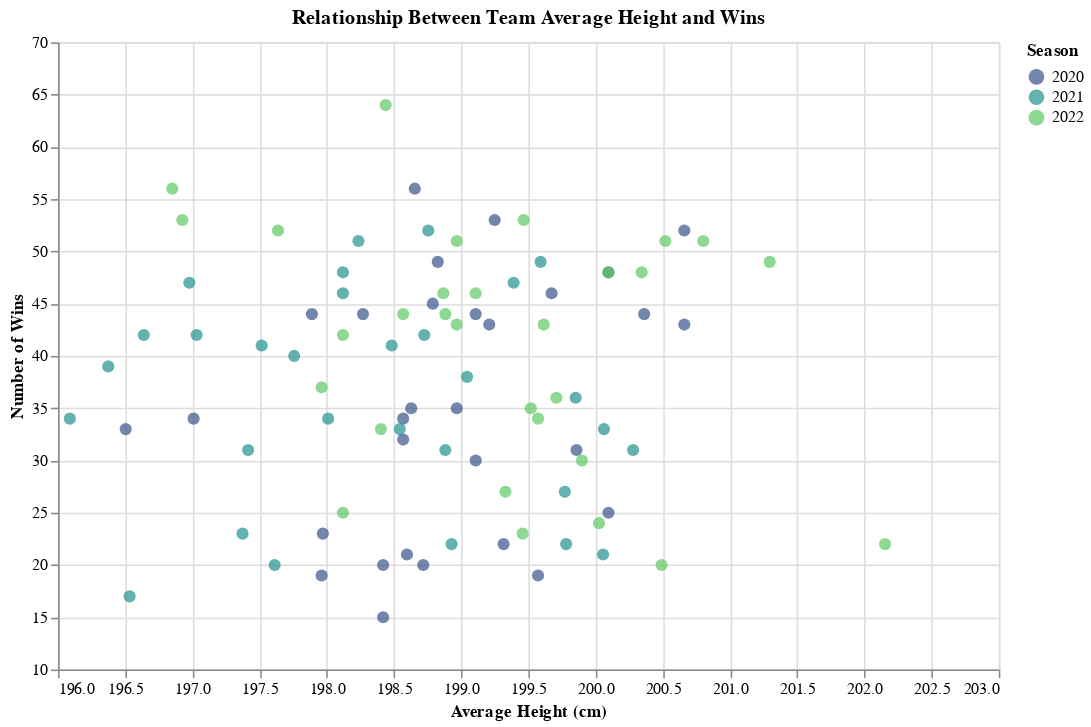

Notebook code cell kept with this figure:
### Code cell
import altair as alt


slider = alt.binding_range(min = int(merged['season'].min()), max = int(merged['season'].max()), step=1)
select_season = alt.selection(
    type='single',  
    fields=['season'],
    bind=slider,
    name= "Select"
)

# Create the chart
chart = alt.Chart(merged).mark_circle(size=60).encode(
    x=alt.X('avg_player_height:Q', title='Average Height (cm)', scale=alt.Scale(domain=[196, 203])),
    y=alt.Y('w:Q', title='Number of Wins', scale=alt.Scale(domain=[10, 70])),
    tooltip=['abbreviation'],  # Adding tooltips for interactivity
    color=alt.Color('season:O', scale=alt.Scale(scheme='viridis'), legend=alt.Legend(title='Season'))
).properties(
    width = 600,  # Width of the plot
    height = 400,  # Height of the plot
    title = 'Relationship Between Team Average Height and Wins'
).add_selection(
    select_season
).transform_filter(
    select_season
)

chart.display()

### Figure 1 — Vega-Lite specification as saved in the notebook (floating-point values rounded to 4 significant figures)
{"config": {"view": {"continuousWidth": 300, "continuousHeight": 300}}, "data": {"name": "data-2e377bb8bffceb71a6a07a800bfab63f"}, "mark": {"type": "circle", "size": 60}, "encoding": {"color": {"field": "season", "legend": {"title": "Season"}, "scale": {"scheme": "viridis"}, "type": "ordinal"}, "tooltip": [{"field": "abbreviation", "type": "nominal"}], "x": {"field": "avg_player_height", "scale": {"domain": [196, 203]}, "title": "Average Height (cm)", "type": "quantitative"}, "y": {"field": "w", "scale": {"domain": [10, 70]}, "title": "Number of Wins", "type": "quantitative"}}, "height": 400, "params": [{"name": "Select", "select": {"type": "point", "fields": ["season"]}, "bind": {"input": "range", "max": 2022, "min": 2020, "step": 1}}], "title": "Relationship Between Team Average Height and Wins", "transform": [{"filter": {"param": "Select"}}], "width": 600, "$schema": "https://vega.github.io/schema/vega-lite/v5.8.0.json", "datasets": {"data-2e377bb8bffceb71a6a07a800bfab63f": [{"abbreviation": "ATL", "season": 2020, "avg_player_height": 198.7, "w": 20.0}, {"abbreviation": "ATL", "season": 2021, "avg_player_height": 198.5, "w": 41.0}, {"abbreviation": "ATL", "season": 2022, "avg_player_height": 199.0, "w": 43.0}, {"abbreviation": "BKN", "season": 2020, "avg_player_height": 199.0, "w": 35.0}, {"abbreviation": "BKN", "season": 2021, "avg_player_height": 198.1, "w": 48.0}, {"abbreviation": "BKN", "season": 2022, "avg_player_height": 198.9, "w": 44.0}, {"abbreviation": "BOS", "season": 2020, "avg_player_height": 200.1, "w": 48.0}, {"abbreviation": "BOS", "season": 2021, "avg_player_height": 199.9, "w": 36.0}, {"abbreviation": "BOS", "season": 2022, "avg_player_height": 200.8, "w": 51.0}, {"abbreviation": "CHA", "season": 2020, "avg_player_height": 198.0, "w": 23.0}, {"abbreviation": "CHA", "season": 2021, "avg_player_height": 200.1, "w": 33.0}, {"abbreviation": "CHA", "season": 2022, "avg_player_height": 199.6, "w": 43.0}, {"abbreviation": "CHI", "season": 2020, "avg_player_height": 199.3, "w": 22.0}, {"abbreviation": "CHI", "season": 2021, "avg_player_height": 198.9, "w": 31.0}, {"abbreviation": "CHI", "season": 2022, "avg_player_height": 198.9, "w": 46.0}, {"abbreviation": "CLE", "season": 2020, "avg_player_height": 199.6, "w": 19.0}, {"abbreviation": "CLE", "season": 2021, "avg_player_height": 198.9, "w": 22.0}, {"abbreviation": "CLE", "season": 2022, "avg_player_height": 198.6, "w": 44.0}, {"abbreviation": "DAL", "season": 2020, "avg_player_height": 200.7, "w": 43.0}, {"abbreviation": "DAL", "season": 2021, "avg_player_height": 198.7, "w": 42.0}, {"abbreviation": "DAL", "season": 2022, "avg_player_height": 197.6, "w": 52.0}, {"abbreviation": "DEN", "season": 2020, "avg_player_height": 199.7, "w": 46.0}, {"abbreviation": "DEN", "season": 2021, "avg_player_height": 197.0, "w": 47.0}, {"abbreviation": "DEN", "season": 2022, "avg_player_height": 200.3, "w": 48.0}, {"abbreviation": "DET", "season": 2020, "avg_player_height": 198.4, "w": 20.0}, {"abbreviation": "DET", "season": 2021, "avg_player_height": 197.6, "w": 20.0}, {"abbreviation": "DET", "season": 2022, "avg_player_height": 199.5, "w": 23.0}, {"abbreviation": "GSW", "season": 2020, "avg_player_height": 198.4, "w": 15.0}, {"abbreviation": "GSW", "season": 2021, "avg_player_height": 196.4, "w": 39.0}, {"abbreviation": "GSW", "season": 2022, "avg_player_height": 196.9, "w": 53.0}, {"abbreviation": "HOU", "season": 2020, "avg_player_height": 197.9, "w": 44.0}, {"abbreviation": "HOU", "season": 2021, "avg_player_height": 196.5, "w": 17.0}, {"abbreviation": "HOU", "season": 2022, "avg_player_height": 200.5, "w": 20.0}, {"abbreviation": "IND", "season": 2020, "avg_player_height": 198.8, "w": 45.0}, {"abbreviation": "IND", "season": 2021, "avg_player_height": 196.1, "w": 34.0}, {"abbreviation": "IND", "season": 2022, "avg_player_height": 198.1, "w": 25.0}, {"abbreviation": "LAC", "season": 2020, "avg_player_height": 198.8, "w": 49.0}, {"abbreviation": "LAC", "season": 2021, "avg_player_height": 199.4, "w": 47.0}, {"abbreviation": "LAC", "season": 2022, "avg_player_height": 198.1, "w": 42.0}, {"abbreviation": "LAL", "season": 2020, "avg_player_height": 200.7, "w": 52.0}, {"abbreviation": "LAL", "season": 2021, "avg_player_height": 197.0, "w": 42.0}, {"abbreviation": "LAL", "season": 2022, "avg_player_height": 198.4, "w": 33.0}, {"abbreviation": "MEM", "season": 2020, "avg_player_height": 198.6, "w": 34.0}, {"abbreviation": "MEM", "season": 2021, "avg_player_height": 199.0, "w": 38.0}, {"abbreviation": "MEM", "season": 2022, "avg_player_height": 196.9, "w": 56.0}, {"abbreviation": "MIA", "season": 2020, "avg_player_height": 200.4, "w": 44.0}, {"abbreviation": "MIA", "season": 2021, "avg_player_height": 197.8, "w": 40.0}, {"abbreviation": "MIA", "season": 2022, "avg_player_height": 199.5, "w": 53.0}, {"abbreviation": "MIL", "season": 2020, "avg_player_height": 198.7, "w": 56.0}, {"abbreviation": "MIL", "season": 2021, "avg_player_height": 198.1, "w": 46.0}, {"abbreviation": "MIL", "season": 2022, "avg_player_height": 200.5, "w": 51.0}, {"abbreviation": "MIN", "season": 2020, "avg_player_height": 198.0, "w": 19.0}, {"abbreviation": "MIN", "season": 2021, "avg_player_height": 197.4, "w": 23.0}, {"abbreviation": "MIN", "season": 2022, "avg_player_height": 199.1, "w": 46.0}, {"abbreviation": "NOP", "season": 2020, "avg_player_height": 199.1, "w": 30.0}, {"abbreviation": "NOP", "season": 2021, "avg_player_height": 197.4, "w": 31.0}, {"abbreviation": "NOP", "season": 2022, "avg_player_height": 199.7, "w": 36.0}, {"abbreviation": "NYK", "season": 2020, "avg_player_height": 198.6, "w": 21.0}, {"abbreviation": "NYK", "season": 2021, "avg_player_height": 197.5, "w": 41.0}, {"abbreviation": "NYK", "season": 2022, "avg_player_height": 198.0, "w": 37.0}, {"abbreviation": "OKC", "season": 2020, "avg_player_height": 199.1, "w": 44.0}, {"abbreviation": "OKC", "season": 2021, "avg_player_height": 199.8, "w": 22.0}, {"abbreviation": "OKC", "season": 2022, "avg_player_height": 200.0, "w": 24.0}, {"abbreviation": "ORL", "season": 2020, "avg_player_height": 196.5, "w": 33.0}, {"abbreviation": "ORL", "season": 2021, "avg_player_height": 200.1, "w": 21.0}, {"abbreviation": "ORL", "season": 2022, "avg_player_height": 202.2, "w": 22.0}, {"abbreviation": "PHI", "season": 2020, "avg_player_height": 199.2, "w": 43.0}, {"abbreviation": "PHI", "season": 2021, "avg_player_height": 199.6, "w": 49.0}, {"abbreviation": "PHI", "season": 2022, "avg_player_height": 199.0, "w": 51.0}, {"abbreviation": "PHX", "season": 2020, "avg_player_height": 197.0, "w": 34.0}, {"abbreviation": "PHX", "season": 2021, "avg_player_height": 198.2, "w": 51.0}, {"abbreviation": "PHX", "season": 2022, "avg_player_height": 198.4, "w": 64.0}, {"abbreviation": "POR", "season": 2020, "avg_player_height": 198.6, "w": 35.0}, {"abbreviation": "POR", "season": 2021, "avg_player_height": 196.6, "w": 42.0}, {"abbreviation": "POR", "season": 2022, "avg_player_height": 199.3, "w": 27.0}, {"abbreviation": "SAC", "season": 2020, "avg_player_height": 199.9, "w": 31.0}, {"abbreviation": "SAC", "season": 2021, "avg_player_height": 200.3, "w": 31.0}, {"abbreviation": "SAC", "season": 2022, "avg_player_height": 199.9, "w": 30.0}, {"abbreviation": "SAS", "season": 2020, "avg_player_height": 198.6, "w": 32.0}, {"abbreviation": "SAS", "season": 2021, "avg_player_height": 198.5, "w": 33.0}, {"abbreviation": "SAS", "season": 2022, "avg_player_height": 199.6, "w": 34.0}, {"abbreviation": "TOR", "season": 2020, "avg_player_height": 199.2, "w": 53.0}, {"abbreviation": "TOR", "season": 2021, "avg_player_height": 199.8, "w": 27.0}, {"abbreviation": "TOR", "season": 2022, "avg_player_height": 200.1, "w": 48.0}, {"abbreviation": "UTA", "season": 2020, "avg_player_height": 198.3, "w": 44.0}, {"abbreviation": "UTA", "season": 2021, "avg_player_height": 198.8, "w": 52.0}, {"abbreviation": "UTA", "season": 2022, "avg_player_height": 201.3, "w": 49.0}, {"abbreviation": "WAS", "season": 2020, "avg_player_height": 200.1, "w": 25.0}, {"abbreviation": "WAS", "season": 2021, "avg_player_height": 198.0, "w": 34.0}, {"abbreviation": "WAS", "season": 2022, "avg_player_height": 199.5, "w": 35.0}]}}
